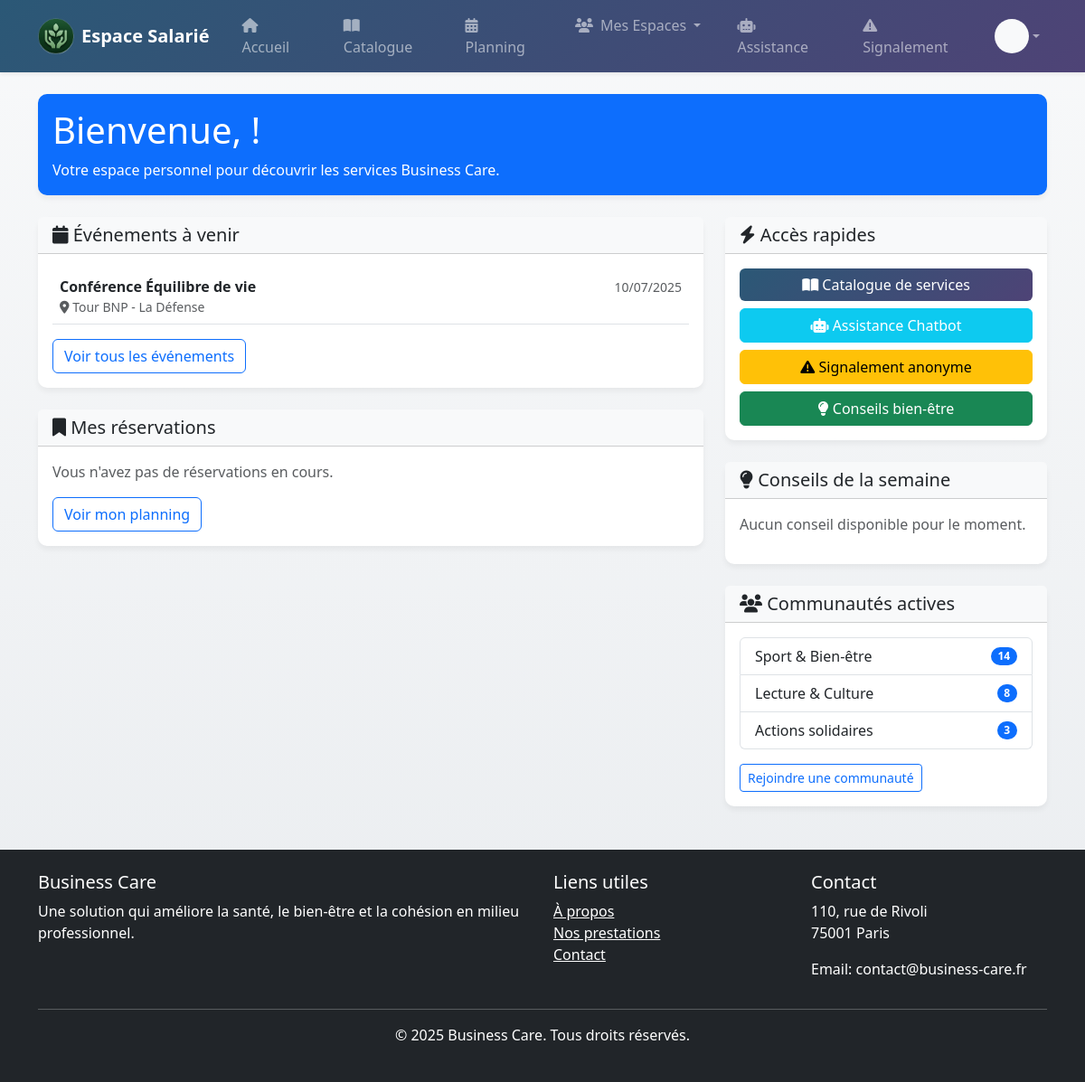
Page /frontOffice/employee/index.php on the committed database.
### tables this page shows
CREATE TABLE `evenements` (
  `evenement_id` int(11) NOT NULL,
  `nom` varchar(255) DEFAULT NULL,
  `date` date DEFAULT NULL,
  `lieu` varchar(255) DEFAULT NULL,
  `type` varchar(255) DEFAULT NULL,
  `statut` ENUM('en_cours', 'a_venir', 'termine') DEFAULT 'en_cours',
  `id_association` int(11)  DEFAULT NULL,
  `desactivate` boolean DEFAULT 0
);

### api/dao/event.php (called while the page is built, shortened)
<?php
function getAllEvents($limit = null, $offset = null) {
    $db = getDatabaseConnection();
    $sql = "SELECT e.evenement_id, e.nom, e.date, e.lieu, e.type, e.statut, e.id_association, a.name as association_name
            FROM evenements e
            JOIN association a ON e.id_association = a.association_id";
    $params = [];
    $stmt = $db->prepare($sql);
    $res = $stmt->execute($params);
    if ($res) {
        return $stmt->fetchAll(PDO::FETCH_ASSOC);
    }
    return null;
}

### frontOffice/employee/index.php (the view, shortened to what this page needs)
<?php
require_once 'includes/head.php';
include_once 'includes/header.php';
?>
<div class="container mt-4">
    <div class="row mb-4">
        <div class="col-12">
            <div class="card bg-primary text-white">
                <div class="card-body">
                    <h1 class="card-title">Bienvenue, <?php echo htmlspecialchars($_SESSION['prenom']); ?> !</h1>
                    <p class="card-text">Votre espace personnel pour découvrir les services Business Care.</p>
                </div>
            </div>
        </div>
    </div>
    <div class="row">
        <div class="col-md-8">
            <div class="card mb-4">
                <div class="card-header bg-light">
                    <h5 class="card-title mb-0"><i class="fas fa-calendar"></i> Événements à venir</h5>
                </div>
                <div class="card-body">
                    <?php
                    require_once '../../api/dao/event.php';
                    $events = getAllEvents();
                    if ($events && count($events) > 0) {
                        $today = date('Y-m-d');
                        $upcomingEvents = array_filter($events, function($event) use ($today) {
                            return $event['date'] >= $today;
                        });
                        $upcomingEvents = array_slice($upcomingEvents, 0, 3);
                        if (count($upcomingEvents) > 0) {
                            foreach ($upcomingEvents as $event) {
                                ?>
                                <div class="mb-2 p-2 border-bottom">
                                    <div class="d-flex justify-content-between align-items-center">
                                        <strong><?php echo htmlspecialchars($event['nom']); ?></strong>
                                        <small class="text-muted"><?php echo date('d/m/Y', strtotime($event['date'])); ?></small>
                                    </div>
                                    <?php if (!empty($event['lieu'])) { ?>
                                        <div class="text-muted small">
                                            <i class="fas fa-map-marker-alt"></i> <?php echo htmlspecialchars($event['lieu']); ?>
                                        </div>
                                    <?php } ?>
                                </div>
                                <?php
                            }
                        } else {
                            echo '<p class="text-muted">Aucun événement à venir pour le moment.</p>';
                        }
                    } else {
                        echo '<p class="text-muted">Aucun événement disponible.</p>';
                    }
                    ?>
                    <div class="mt-3">
                        <a href="catalogue.php" class="btn btn-outline-primary">Voir tous les événements</a>
                    </div>
                </div>
            </div>
            <div class="card mb-4">
                <div class="card-header bg-light">
                    <h5 class="card-title mb-0"><i class="fas fa-bookmark"></i> Mes réservations</h5>
                </div>
                <div class="card-body">
                    <div id="my-activities">
                    </div>
                    <div class="mt-3">
                        <a href="planning.php" class="btn btn-outline-primary">Voir mon planning</a>
                    </div>
                </div>
            </div>
        </div>
        <div class="col-md-4">
            <div class="card mb-4">
                <div class="card-header bg-light">
                    <h5 class="card-title mb-0"><i class="fas fa-bolt"></i> Accès rapides</h5>
                </div>
                <div class="card-body">
                    <div class="d-grid gap-2">
                        <a href="catalogue.php" class="btn btn-primary">
                            <i class="fas fa-book-open"></i> Catalogue de services
                        </a>
                        <a href="chatbot.php" class="btn btn-info text-white">
                            <i class="fas fa-robot"></i> Assistance Chatbot
                        </a>
                        <a href="signalement.php" class="btn btn-warning">
                            <i class="fas fa-exclamation-triangle"></i> Signalement anonyme
                        </a>
                        <a href="conseils.php" class="btn btn-success">
                            <i class="fas fa-lightbulb"></i> Conseils bien-être
                        </a>
                    </div>
                </div>
            </div>
            <div class="card mb-4">
                <div class="card-header bg-light">
                    <h5 class="card-title mb-0"><i class="fas fa-lightbulb"></i> Conseils de la semaine</h5>
                </div>
                <div class="card-body">
                    <p class="text-muted">Aucun conseil disponible pour le moment.</p>
                </div>
            </div>
            <div class="card">
                <div class="card-header bg-light">
                    <h5 class="card-title mb-0"><i class="fas fa-users"></i> Communautés actives</h5>
                </div>
                <div class="card-body">
                    <ul class="list-group">
                        <li class="list-group-item d-flex justify-content-between align-items-center">
                            Sport & Bien-être
                            <span class="badge bg-primary rounded-pill">14</span>
                        </li>
                        <li class="list-group-item d-flex justify-content-between align-items-center">
                            Lecture & Culture
                            <span class="badge bg-primary rounded-pill">8</span>
                        </li>
                        <li class="list-group-item d-flex justify-content-between align-items-center">
                            Actions solidaires
                            <span class="badge bg-primary rounded-pill">3</span>
                        </li>
                    </ul>
                    <a href="communautes.php" class="btn btn-outline-primary btn-sm mt-3">Rejoindre une communauté</a>
                </div>
            </div>
        </div>
    </div>
</div>
<?php
include 'includes/footer.php';
?>

### frontOffice/employee/includes/header.php (style rules this page uses)
body { background: linear-gradient(to bottom, #f8f9fa, #e9ecef); min-height: 100vh; }
.card { border: none; border-radius: 10px; box-shadow: 0 4px 6px rgba(0,0,0,0.05); transition: transform 0.2s, box-shadow 0.2s; }
.btn-primary { background: linear-gradient(135deg, #2b5876 0%, #4e4376 100%); border: none; }

### rows in the picture
evenements: nom "Conférence Équilibre de vie", date "10/07/2025", lieu "Tour BNP - La Défense"
